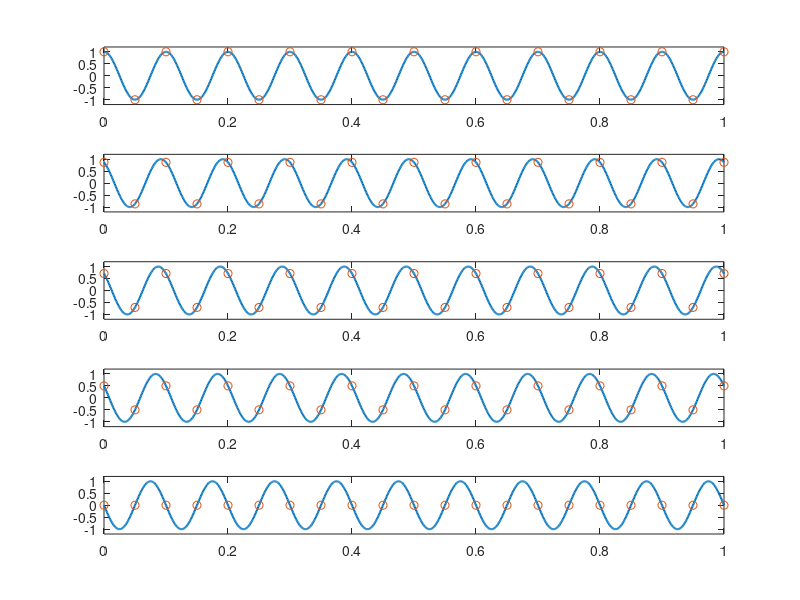

This figure's MATLAB source:
% P3_22_1
% 한밭대학교 20191780 육정훈

Ts = 0.05;
Fs = 1/Ts;
Dt = 0.001;
t = 0:Dt:1;
n = 0:20;
nTs = n*Ts;

theta1 = 0;
x_a1 = cos(20*pi*t+theta1);
x1 = cos(20*pi*nTs+theta1);
subplot(5,1,1); plot(t,x_a1,'LineWidth',1.5); axis([0 1 -1.2 1.2]); hold on;
plot(nTs,x1,'o');

theta2 = pi/6;
x_a2 = cos(20*pi*t+theta2);
x2 = cos(20*pi*nTs+theta2);
subplot(5,1,2); plot(t,x_a2,'LineWidth',1.5); axis([0 1 -1.2 1.2]); hold on;
plot(nTs,x2,'o');

theta3 = pi/4;
x_a3 = cos(20*pi*t+theta3);
x3 = cos(20*pi*nTs+theta3);
subplot(5,1,3); plot(t,x_a3,'LineWidth',1.5); axis([0 1 -1.2 1.2]); hold on;
plot(nTs,x3,'o');

theta4 = pi/3;
x_a4 = cos(20*pi*t+theta4);
x4 = cos(20*pi*nTs+theta4);
subplot(5,1,4); plot(t,x_a4,'LineWidth',1.5); axis([0 1 -1.2 1.2]); hold on;
plot(nTs,x4,'o');

theta5 = pi/2;
x_a5 = cos(20*pi*t+theta5);
x5 = cos(20*pi*nTs+theta5);
subplot(5,1,5); plot(t,x_a5,'LineWidth',1.5); axis([0 1 -1.2 1.2]); hold on;
plot(nTs,x5,'o');
